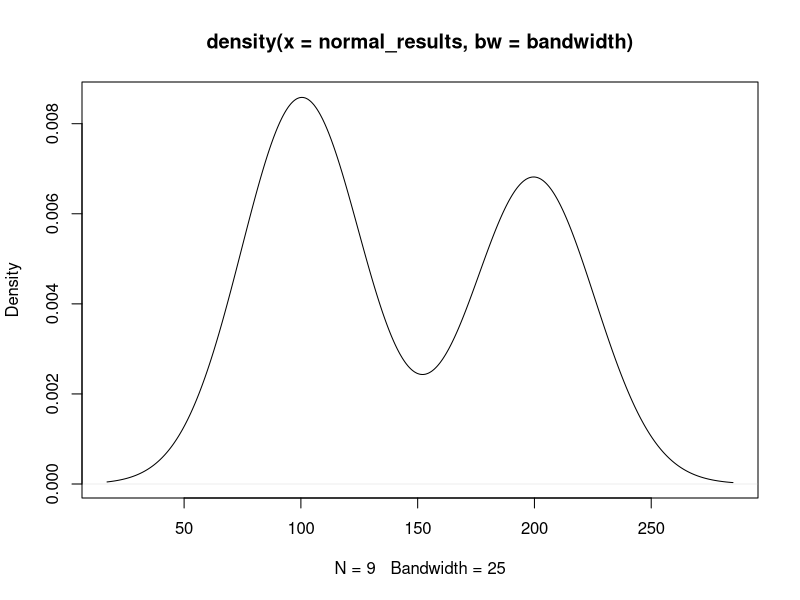
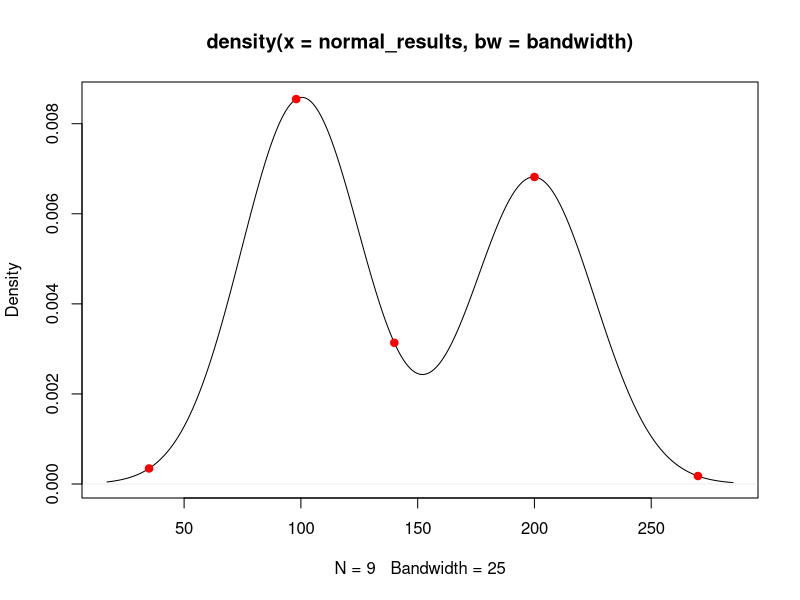

These figures' R source, in order:
normal_results<-c(100,95,106,92,109,190,210,201,198)
new_results<-c(98,35,270,140,200)
bandwidth<-25
our_estimate<-density(normal_results, bw=bandwidth)
plot(our_estimate)
new_density_1<-density(normal_results,bw=25,n=1,from=new_results[1],to=new_results[1])$y
new_density_2<-density(normal_results,bw=25,n=1,from=new_results[2],to=new_results[2])$y
new_density_3<-density(normal_results,bw=25,n=1,from=new_results[3],to=new_results[3])$y
new_density_4<-density(normal_results,bw=25,n=1,from=new_results[4],to=new_results[4])$y
new_density_5<-density(normal_results,bw=25,n=1,from=new_results[5],to=new_results[5])$y

print(new_density_1)
print(new_density_2)
print(new_density_3)
print(new_density_4)
print(new_density_4)

plot(our_estimate)
points(new_results[1],new_density_1,col='red',pch=19)
points(new_results[2],new_density_2,col='red',pch=19)
points(new_results[3],new_density_3,col='red',pch=19)
points(new_results[4],new_density_4,col='red',pch=19)
points(new_results[5],new_density_5,col='red',pch=19)
